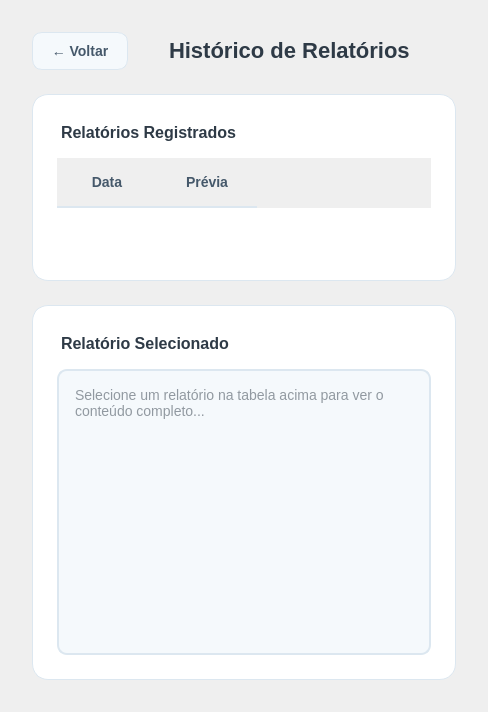
<?xml version="1.0" encoding="UTF-8"?>
<ui version="4.0">
 <class>HistoricoRelatoriosScreen</class>
 <widget class="QWidget" name="HistoricoRelatoriosScreen">
  <property name="styleSheet">
   <string notr="true">#HistoricoRelatoriosScreen { 
     background: qlineargradient(x1:0, y1:0, x2:1, y2:1, 
     stop:0 #EAF2F8, stop:1 #F6FAFC);
     font-family: 'Segoe UI', 'Nunito Sans', -apple-system, BlinkMacSystemFont, sans-serif;
   }</string>
  </property>
  <layout class="QVBoxLayout" name="verticalLayout">
   <property name="spacing"><number>24</number></property>
   <property name="leftMargin"><number>32</number></property>
   <property name="topMargin"><number>32</number></property>
   <property name="rightMargin"><number>32</number></property>
   <property name="bottomMargin"><number>32</number></property>

   <!-- Barra de topo -->
   <item>
    <layout class="QHBoxLayout" name="horizontalLayoutTopo">
     <item>
      <widget class="QPushButton" name="btnVoltar">
       <property name="text"><string>← Voltar</string></property>
       <property name="styleSheet">
        <string notr="true">QPushButton {
          background: #F5F9FC;
          color: #45586A;
          border: 1px solid #DCE7F0;
          border-radius: 10px;
          padding: 10px 18px;
          font-size: 14px;
          font-weight: 600;
        }
        QPushButton:hover { background: #EAF1F6; }</string>
       </property>
      </widget>
     </item>
     <item>
      <widget class="QLabel" name="labelTitulo">
       <property name="text"><string>&lt;b&gt;Histórico de Relatórios&lt;/b&gt;</string></property>
       <property name="styleSheet">
        <string notr="true">QLabel {
          font-size: 22px;
          color: #2E3A46;
          padding-left: 12px;
        }</string>
       </property>
      </widget>
     </item>
     <item>
      <spacer name="spacerTopo">
       <property name="orientation"><enum>Qt::Orientation::Horizontal</enum></property>
       <property name="sizeHint" stdset="0"><size><width>40</width><height>20</height></size></property>
      </spacer>
     </item>
    </layout>
   </item>

   <!-- Tabela de relatórios -->
   <item>
    <widget class="QFrame" name="frameTabela">
     <property name="sizePolicy">
      <sizepolicy hsizetype="Expanding" vsizetype="Expanding">
       <horstretch>0</horstretch>
       <verstretch>1</verstretch>
      </sizepolicy>
     </property>
     <property name="styleSheet">
      <string notr="true">#frameTabela {
        background: white;
        border-radius: 16px;
        border: 1px solid #DCE7F0;
      }</string>
     </property>
     <layout class="QVBoxLayout" name="layoutTabela">
      <property name="spacing"><number>12</number></property>
      <property name="leftMargin"><number>24</number></property>
      <property name="topMargin"><number>24</number></property>
      <property name="rightMargin"><number>24</number></property>
      <property name="bottomMargin"><number>24</number></property>
      <item>
       <widget class="QLabel" name="labelTabela">
        <property name="text"><string>&lt;b&gt;Relatórios Registrados&lt;/b&gt;</string></property>
        <property name="styleSheet"><string notr="true">QLabel { 
          font-size: 16px; 
          color: #2E3A46; 
          padding: 4px 0px;
        }</string></property>
       </widget>
      </item>
      <item>
       <widget class="QTableWidget" name="tabelaHistorico">
        <property name="sizePolicy">
         <sizepolicy hsizetype="Expanding" vsizetype="Expanding">
          <horstretch>0</horstretch>
          <verstretch>1</verstretch>
         </sizepolicy>
        </property>
        <property name="maximumSize"><size><width>16777215</width><height>220</height></size></property>
        <property name="verticalScrollBarPolicy"><enum>Qt::ScrollBarAsNeeded</enum></property>
        <property name="horizontalScrollBarPolicy"><enum>Qt::ScrollBarAsNeeded</enum></property>
        <property name="alternatingRowColors"><bool>true</bool></property>
        <property name="styleSheet">
         <string notr="true">QTableWidget {
           background: transparent;
           gridline-color: #EAF1F6;
           font-size: 14px;
           border: none;
           selection-background-color: #E4EEF5;
         }
         QTableWidget::item {
           padding: 10px;
           border-bottom: 1px solid #EAF1F6;
         }
         QTableWidget::item:selected {
           background-color: #5B84A6;
           color: white;
         }
         QHeaderView::section {
           background: qlineargradient(x1:0, y1:0, x2:1, y2:0,
           stop:0 #F5F9FC, stop:1 #DCE7F0);
           padding: 14px 12px;
           border: none;
           font-weight: 600;
           font-size: 14px;
           color: #45586A;
           border-bottom: 2px solid #DCE7F0;
         }
         QTableCornerButton::section {
           background: #F5F9FC;
           border: none;
         }</string>
        </property>
        <column><property name="text"><string>Data</string></property></column>
        <column><property name="text"><string>Prévia</string></property></column>
       </widget>
      </item>
     </layout>
    </widget>
   </item>

   <!-- Relatório completo -->
   <item>
    <widget class="QFrame" name="frameDetalhe">
     <property name="sizePolicy">
      <sizepolicy hsizetype="Expanding" vsizetype="Expanding">
       <horstretch>0</horstretch>
       <verstretch>2</verstretch>
      </sizepolicy>
     </property>
     <property name="styleSheet">
      <string notr="true">#frameDetalhe {
        background: white;
        border-radius: 16px;
        border: 1px solid #DCE7F0;
      }</string>
     </property>
     <layout class="QVBoxLayout" name="layoutDetalhe">
      <property name="spacing"><number>12</number></property>
      <property name="leftMargin"><number>24</number></property>
      <property name="topMargin"><number>24</number></property>
      <property name="rightMargin"><number>24</number></property>
      <property name="bottomMargin"><number>24</number></property>
      <item>
       <widget class="QLabel" name="labelDetalhe">
        <property name="text"><string>&lt;b&gt;Relatório Selecionado&lt;/b&gt;</string></property>
        <property name="styleSheet"><string notr="true">QLabel { 
          font-size: 16px; 
          color: #2E3A46; 
          padding: 4px 0px;
        }</string></property>
       </widget>
      </item>
      <item>
       <widget class="QTextEdit" name="textRelatorioCompleto">
        <property name="readOnly"><bool>true</bool></property>
        <property name="placeholderText"><string>Selecione um relatório na tabela acima para ver o conteúdo completo...</string></property>
        <property name="styleSheet">
         <string notr="true">QTextEdit {
           border: 2px solid #DCE7F0;
           border-radius: 10px;
           padding: 12px;
           background-color: #F5F9FC;
           color: #2E3A46;
           font-size: 14px;
         }</string>
        </property>
       </widget>
      </item>
     </layout>
    </widget>
   </item>
  </layout>
 </widget>
 <resources/>
 <connections/>
</ui>
